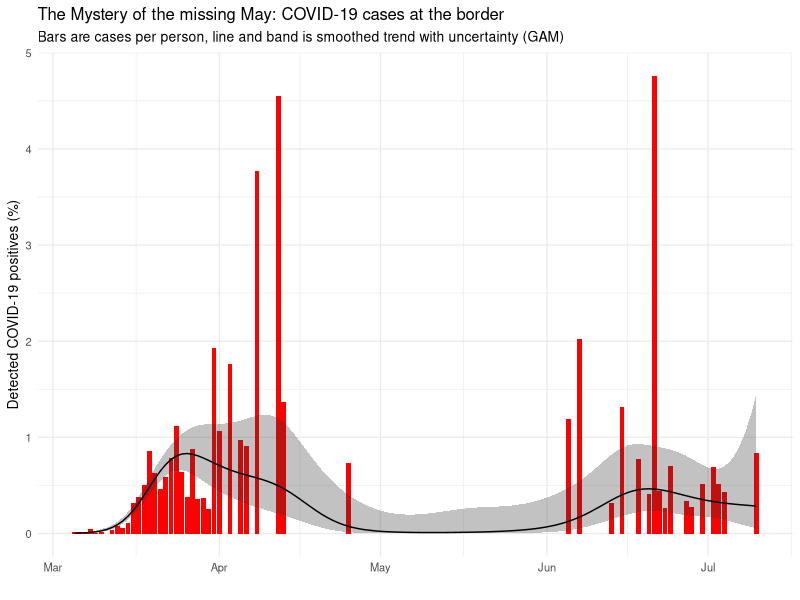

Write R code to recreate this figure.
## ---- chunk 1
library(tidyverse)
library(palmerpenguins)
penguins = na.omit(penguins)
#data(package = 'palmerpenguins')
knitr::opts_chunk$set(echo = TRUE)
knitr::opts_chunk$set(fig.dim=c(4.8, 4.5), fig.retina=2, out.width="100%")
## ---- chunk 2

## ---- chunk 3

## ---- chunk 4

## ---- chunk 5

## ---- chunk 6
border_plot <- read_csv(here::here("data/covid_arrivals/border_plot.csv"))
ggplot(border_plot) +
  aes(x=Date, y=fit) +
  geom_col(aes(x=Date, y=cases_per_arrival), fill='red') +
  geom_ribbon(aes(ymin=lwr, ymax=upr), alpha=0.3) +
  geom_line() +
  ylab("Detected COVID-19 positives (%)") +
  xlab("") +
  theme_minimal(base_size=10) +
  ggtitle("The Mystery of the missing May: COVID-19 cases at the border",
          subtitle = "Bars are cases per person, line and band is smoothed trend with uncertainty (GAM)")
